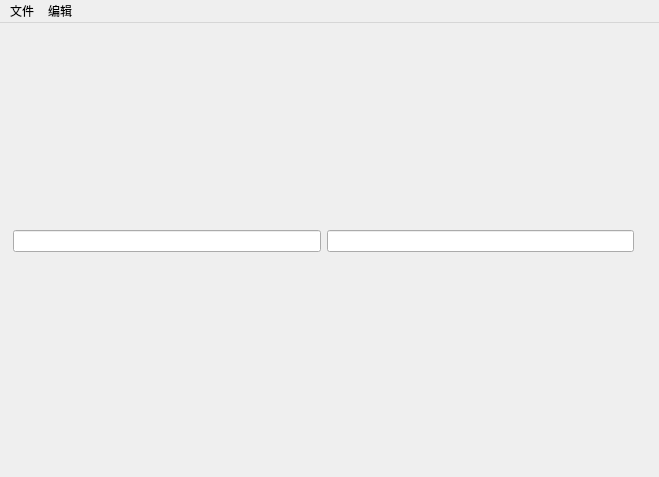
<?xml version="1.0" encoding="UTF-8"?>
<ui version="4.0">
 <class>MainWindow</class>
 <widget class="QMainWindow" name="MainWindow">
  <property name="geometry">
   <rect>
    <x>0</x>
    <y>0</y>
    <width>659</width>
    <height>477</height>
   </rect>
  </property>
  <property name="windowTitle">
   <string>MainWindow</string>
  </property>
  <widget class="QWidget" name="centralwidget">
   <widget class="QWidget" name="widget" native="true">
    <property name="geometry">
     <rect>
      <x>13</x>
      <y>13</y>
      <width>621</width>
      <height>411</height>
     </rect>
    </property>
    <layout class="QHBoxLayout" name="horizontalLayout">
     <item>
      <widget class="QLineEdit" name="lineEdit"/>
     </item>
     <item>
      <widget class="QLineEdit" name="lineEdit_2"/>
     </item>
    </layout>
   </widget>
  </widget>
  <widget class="QMenuBar" name="menubar">
   <property name="geometry">
    <rect>
     <x>0</x>
     <y>0</y>
     <width>659</width>
     <height>30</height>
    </rect>
   </property>
   <widget class="QMenu" name="menuFile">
    <property name="title">
     <string>文件</string>
    </property>
    <addaction name="actionNew"/>
    <addaction name="actionOpen"/>
   </widget>
   <widget class="QMenu" name="menuEdit">
    <property name="title">
     <string>编辑</string>
    </property>
   </widget>
   <addaction name="menuFile"/>
   <addaction name="menuEdit"/>
  </widget>
  <action name="actionNew">
   <property name="text">
    <string>新建</string>
   </property>
  </action>
  <action name="actionOpen">
   <property name="text">
    <string>打开</string>
   </property>
  </action>
 </widget>
 <resources/>
 <connections/>
</ui>
